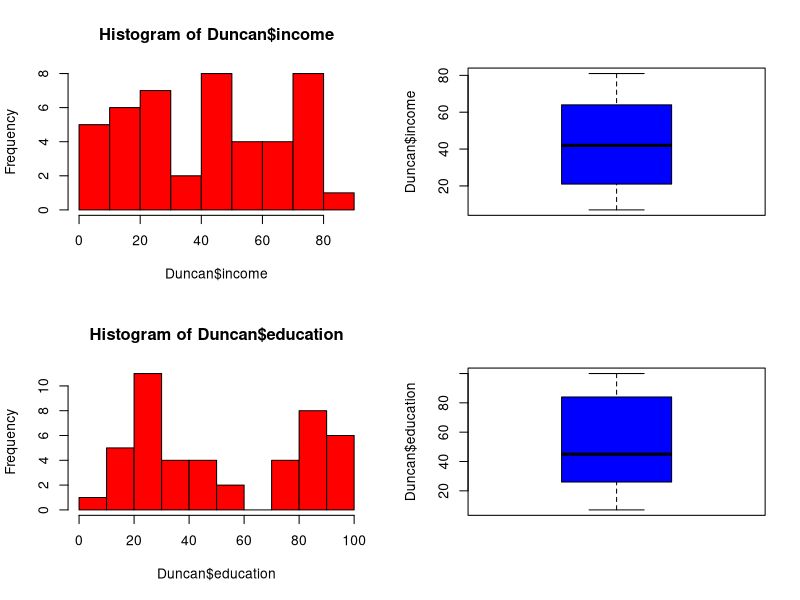
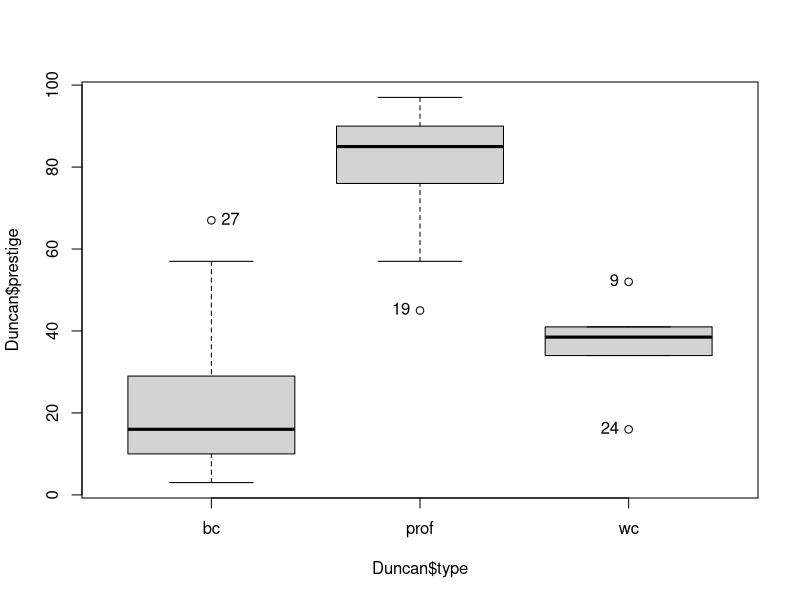
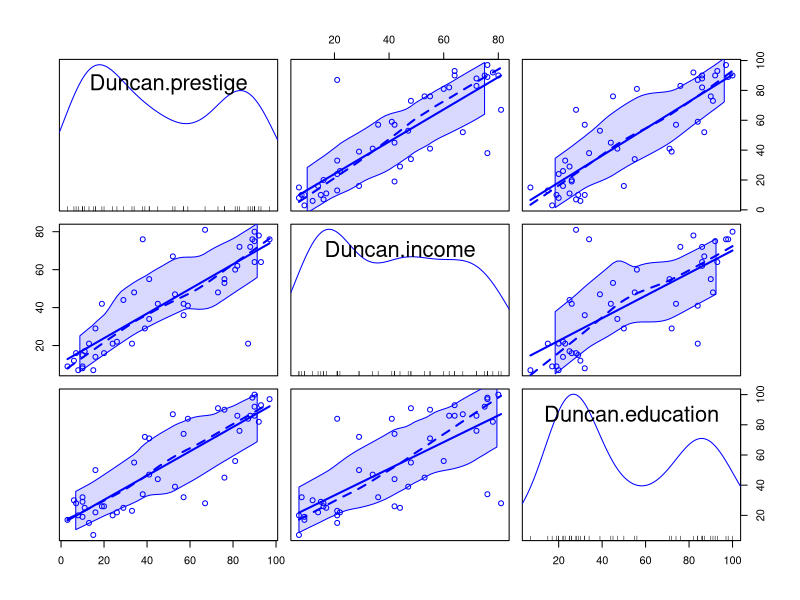
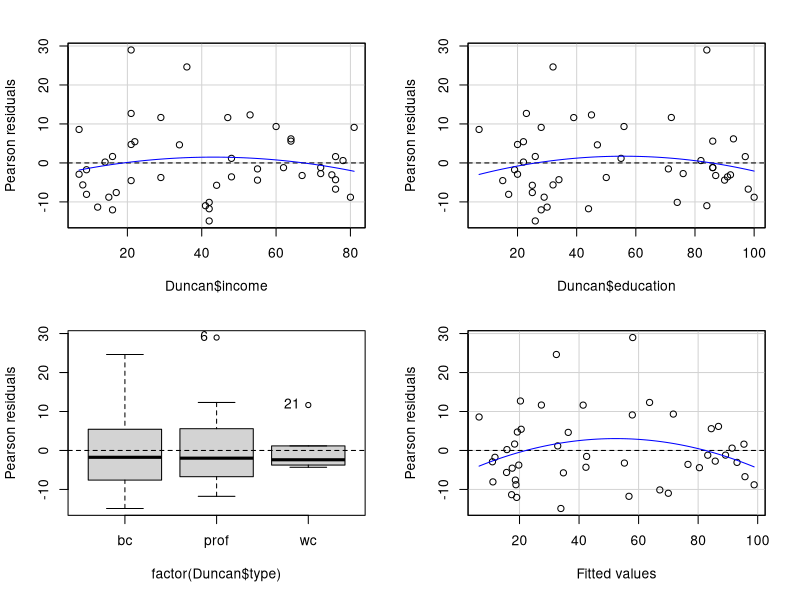
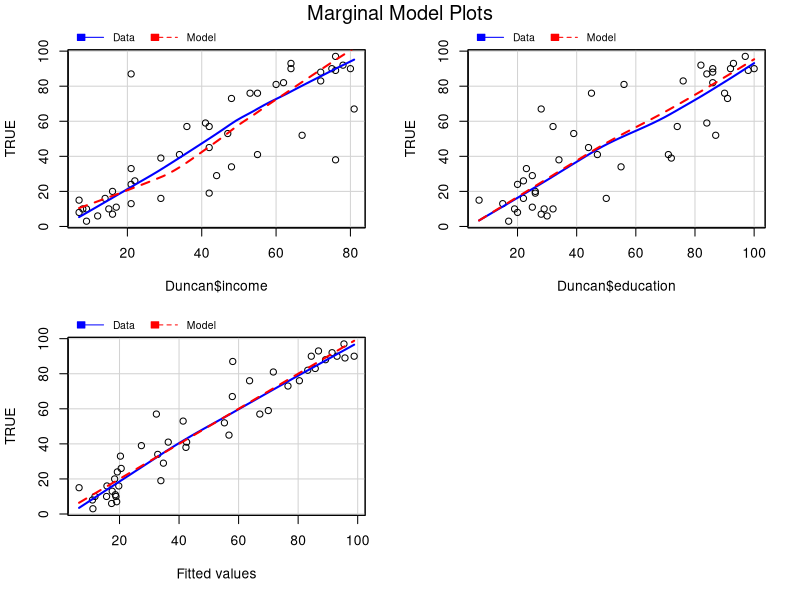
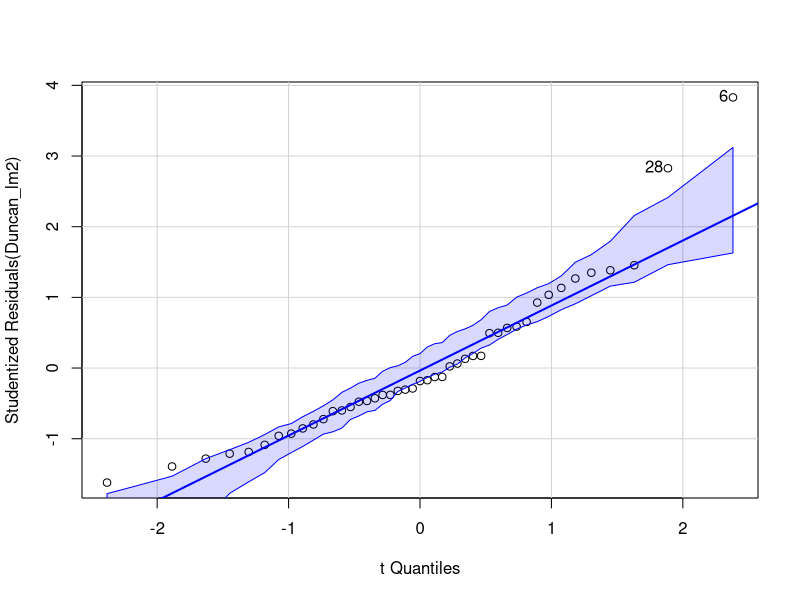
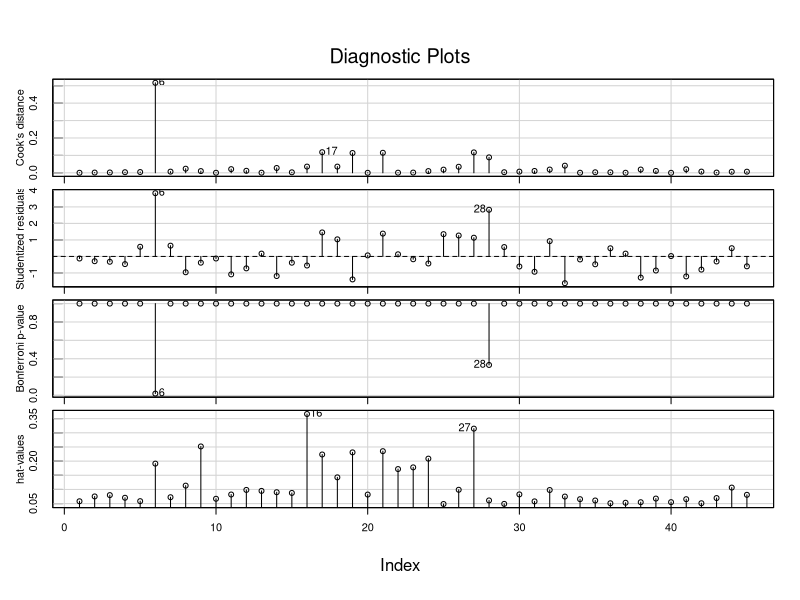
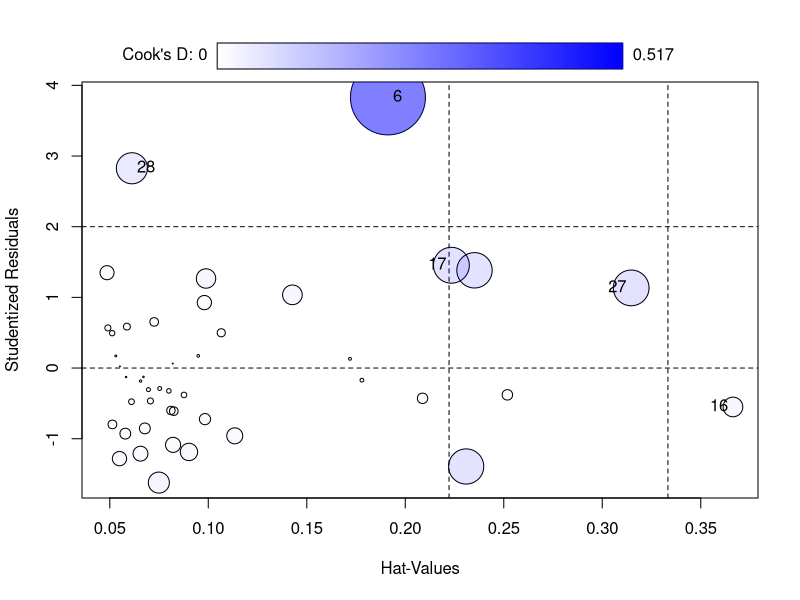

Recreate these plots in R, in order.
## ---- chunk 1
#Reading the data
library(car)
#Getting heads of the data
head(Duncan)
## ---- chunk 2
par(mfrow=c(2,2))
hist(Duncan$income,col="red")
Boxplot(Duncan$income,col="blue")
#Histogram of the data
hist(Duncan$education ,col="red")
#Boxplot of eduaction
Boxplot(Duncan$education,col="blue")

## ---- chunk 3
par(mfrow=c(1,1))
Boxplot(Duncan$prestige, Duncan$type)

## ---- chunk 4
#Getting outliers
Duncan[c(27,19,9,24),] 
## ---- chunk 5
scatterplotMatrix(~Duncan$prestige+Duncan$income+
Duncan$education)
## ---- chunk 6
#Running regression model
Duncan_lm1 = lm(Duncan$prestige~ poly(Duncan$income,2) +
Duncan$education+factor(Duncan$type))
summary(Duncan_lm1)

## ---- chunk 7
#Regression model without polynomial coefficient
Duncan_lm2 = lm(Duncan$prestige~ Duncan$income +
Duncan$education+factor(Duncan$type))
summary(Duncan_lm2)

## ---- chunk 8
#Model evaluvation
anova(Duncan_lm1, Duncan_lm2)
## ---- chunk 9
#Residuals plot
residualPlots(Duncan_lm2)
## ---- chunk 10
#Marginal plots
marginalModelPlots(Duncan_lm2)
## ---- chunk 11
qqPlot(Duncan_lm2, id.n = 2)
## ---- chunk 12
#Outliers test for extreme outliers
outlierTest(Duncan_lm2)

## ---- chunk 13
#Different ways to get outliers
influenceIndexPlot(Duncan_lm2, id.n=2)
## ---- chunk 14
#Getting outliers
influencePlot(Duncan_lm2, id.n=2)
## ---- chunk 15
#Getting outliers
Duncan[6,]
## ---- chunk 16
#Model without outlier
Duncan_lm3=update(Duncan_lm2, subset = rownames(Duncan)
!="minister") 
summary(Duncan_lm3)
## ---- chunk 17
#Comparing models witht he outlier removed
compareCoefs(Duncan_lm2, Duncan_lm3)
## ---- chunk 18
#Checking for constancy for variance
ncvTest(Duncan_lm2)
## ---- chunk 19
#Step Function
#Null function( with only intercept)
null=lm(prestige~1, data=Duncan)
summary(null)
## ---- chunk 20
#Full model
full = lm(prestige~income+education+factor(type) , data= Duncan)
summary(full)
## ---- chunk 21
step(null, scope=list(lower=null, upper=full),
direction="forward")

